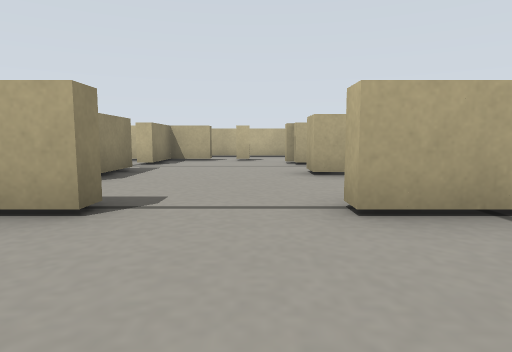
view 1 (above)

15 first-person views from a walk through a world built for the Gazebo simulator. The camera is 0.03 m above the floor, tilts 6° down and sees 75° across. The floor is counted in squares, 0.05 m on a side. Each view is taken from the middle of a square. On the plan, view 1 faces up. The plan holds only what a view shows up to about 9 squares ahead; the rest is blank.

view 2
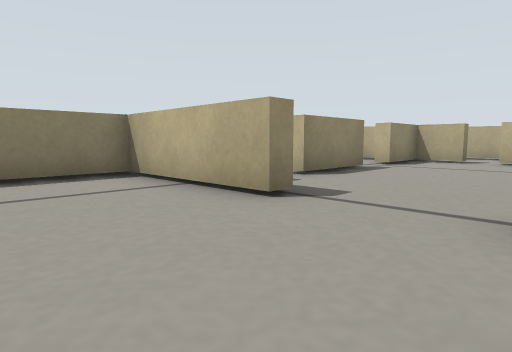

view 3
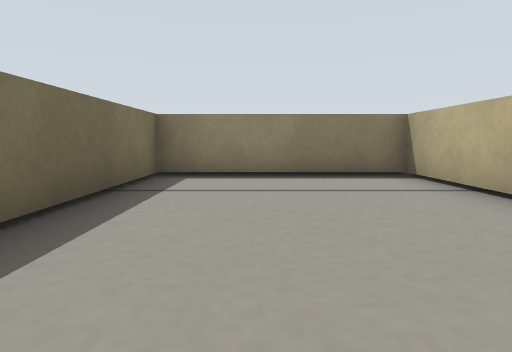

view 4
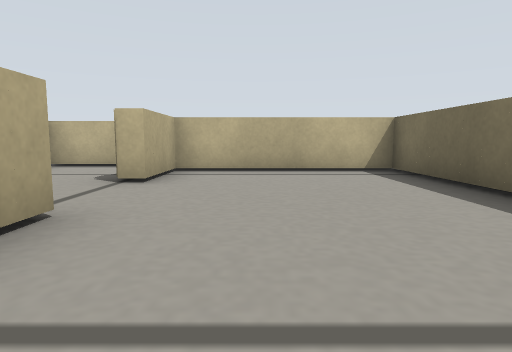

view 5
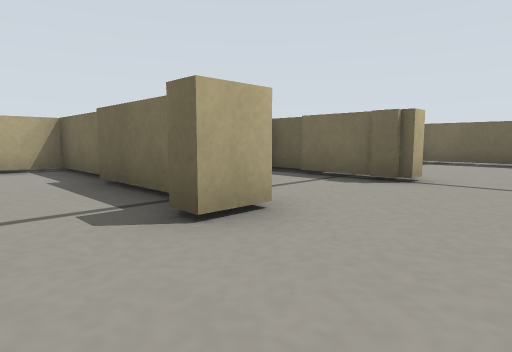

view 6
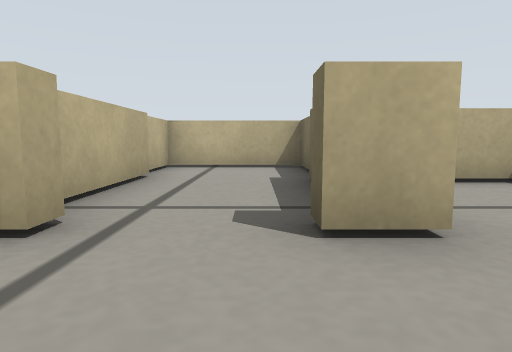

view 7
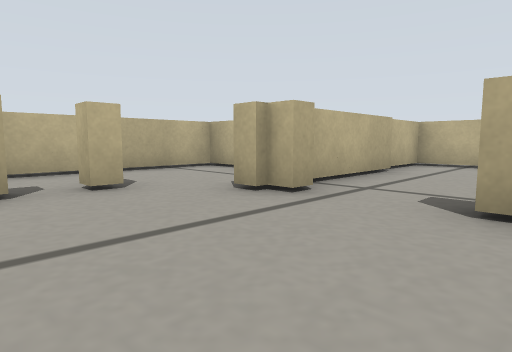

view 8
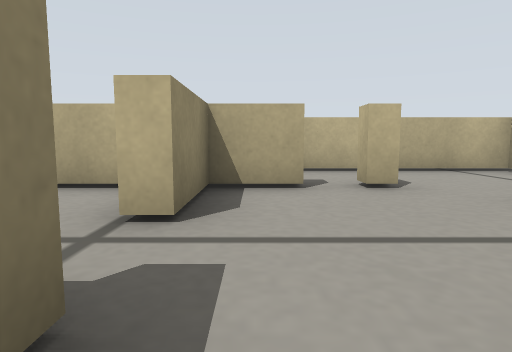

view 9
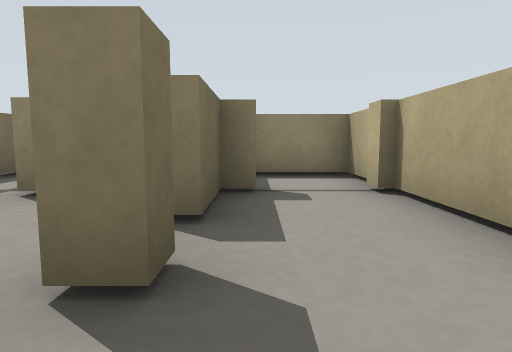

view 10
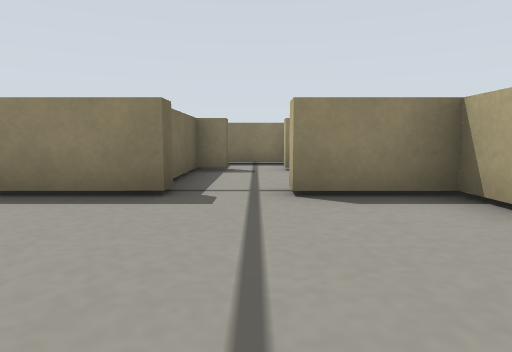

view 11
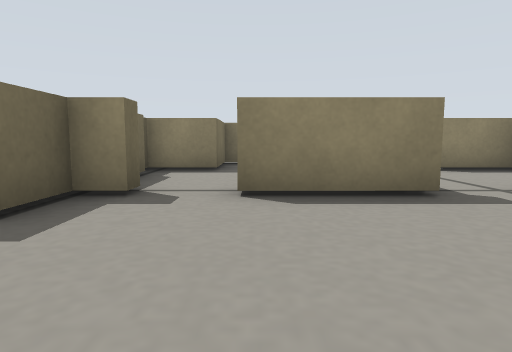

view 12
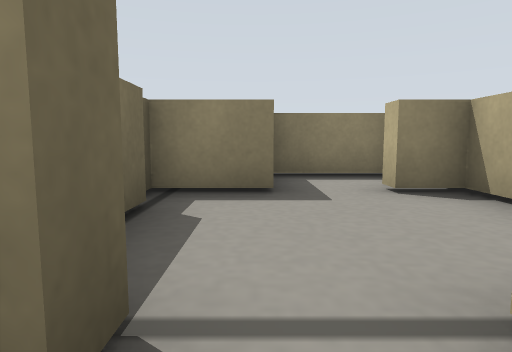

view 13
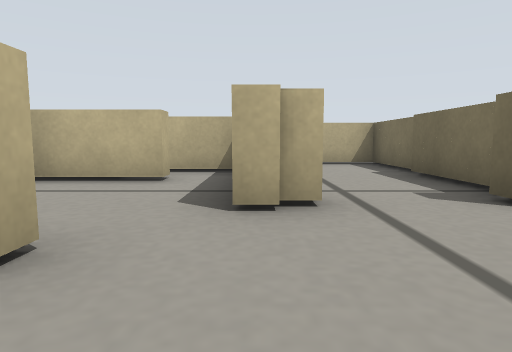

view 14
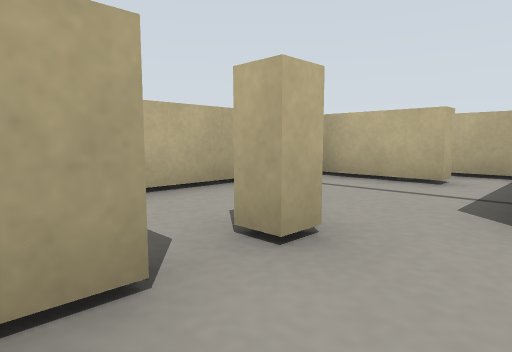

view 15
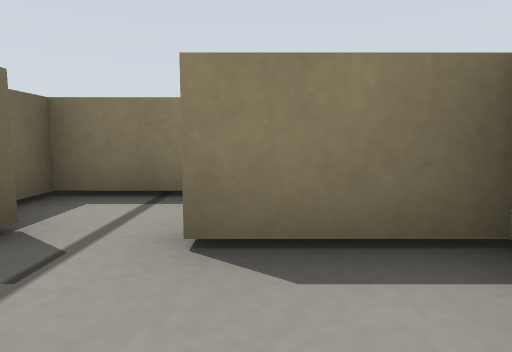

### Floor plan
Ten units are one square. View 1 is at (0, 0); x grows to the right and y downward. Boxes are objects, and circles mark ways between rooms. Rooms are numbered by the first view taken in them; rooms with no view inside come last. Other rooms are left out.
<svg viewBox="-81 -131 152 153">
<path fill="none" stroke="#000" d="M-14 -26 -48 -26 -48 17 26 17 26 -26 8 -26M15 -84 10 -84 10 -89M8 -88 8 -92M10 -66 15 -66M19 -62 40 -62M-2 -102 -6 -102M-14 -102 -26 -102 -26 -84 -30 -84M46 -88 19 -88M44 -60 66 -60 66 -90 50 -90M-30 -70 -26 -70M16 -58 10 -58 10 -66M8 -26 8 -30 29 -30M-26 -70 -26 -48 -30 -48M-30 -36 -26 -36 -26 -30 -14 -30 -14 -26M29 -28 38 -28M38 -32 38 -59M-6 -102 -6 -106 -2 -106 -2 -102M-28 -110 -28 -106 -14 -106 -14 -102M-28 -124 -32 -124M35 -104 30 -104 30 -126 -29 -126M-38 -126 -48 -126 -48 -110M44 -94 44 -108M-58 -68 -38 -68M-36 -102 -46 -102M-58 -105 -58 -86 -62 -86M-76 -88 -76 -68 -70 -68M-50 -64 -58 -64 -58 -56 -62 -56M-50 -30 -45 -30M-76 -62 -76 -42 -58 -42 -58 -28"/>
<circle cx="-5" cy="-30" r="3" fill="#2a7"/>
<circle cx="-10" cy="-60" r="3" fill="#2a7"/>
<circle cx="-10" cy="-100" r="3" fill="#2a7"/>
<circle cx="-30" cy="-80" r="3" fill="#2a7"/>
<circle cx="-30" cy="-40" r="3" fill="#2a7"/>
<text x="-10" y="-10">1</text>
<text x="10" y="-80">2</text>
<text x="0" y="-50">3</text>
<text x="0" y="-110">4</text>
<text x="-50" y="-80">5</text>
<text x="-50" y="-50">6</text>
</svg>
Room 1 opens to room 3. Room 2 opens to room 3. Room 2 opens to room 4. Room 2 opens to room 5. Room 3 opens to room 6.

Where each view was taken, in squares from view 1:
view 1: 0 up, 0 right, facing up
view 2: 0 up, 1 right, facing up-left
view 3: 0 up, 1 right, facing left
view 4: 1 up, 4 left, facing right
view 5: 8 up, 1 left, facing down-right
view 6: 7 up, 1 left, facing right
view 7: 6 up, 2 left, facing up-right
view 8: 6 up, 2 left, facing up
view 9: 11 up, 1 right, facing left
view 10: 8 up, 1 right, facing left
view 11: 5 up, 1 right, facing left
view 12: 4 up, 2 left, facing left
view 13: 9 up, 2 left, facing right
view 14: 9 up, 2 left, facing up-right
view 15: 9 up, 4 left, facing left
